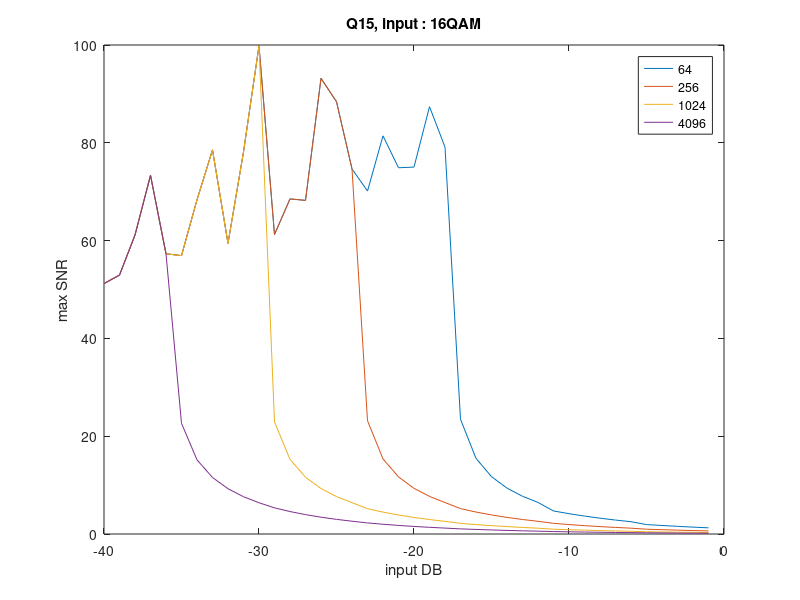

MATLAB code to generate this figure:
abs = [-40.000000, -39.000000, -38.000000, -37.000000, -36.000000, -35.000000, -34.000000, -33.000000, -32.000000, -31.000000, -30.000000, -29.000000, -28.000000, -27.000000, -26.000000, -25.000000, -24.000000, -23.000000, -22.000000, -21.000000, -20.000000, -19.000000, -18.000000, -17.000000, -16.000000, -15.000000, -14.000000, -13.000000, -12.000000, -11.000000, -10.000000, -9.000000, -8.000000, -7.000000, -6.000000, -5.000000, -4.000000, -3.000000, -2.000000, -1.000000];

ord64 = [51.211265, 52.952551, 61.136931, 73.348230, 57.302965, 56.930052, 68.342306, 78.552191, 59.442451, 78.135786, 99.851159, 61.247811, 68.525837, 68.226933, 93.185156, 88.402192, 74.657616, 70.133970, 81.428264, 74.896022, 75.035023, 87.393119, 79.115440, 23.452676, 15.460752, 11.732320, 9.379934, 7.713813, 6.457944, 4.708363, 4.160272, 3.668617, 3.233174, 2.849907, 2.513484, 1.930199, 1.742108, 1.567414, 1.406975, 1.260789];
ord256 = [51.211265, 52.952551, 61.136931, 73.348230, 57.302965, 56.930052, 68.342306, 78.552191, 59.442451, 78.135786, 99.851159, 61.247811, 68.525837, 68.226933, 93.185156, 88.402192, 74.657616, 23.171661, 15.359907, 11.673667, 9.340019, 7.684430, 6.435273, 5.193093, 4.491270, 3.898729, 3.395659, 2.966159, 2.597568, 2.182700, 1.932096, 1.711002, 1.515940, 1.343783, 1.191756, 0.983605, 0.881472, 0.789140, 0.705911, 0.631055];
ord1024 = [51.211265, 52.952551, 61.136931, 73.348230, 57.302965, 56.930052, 68.342306, 78.552191, 59.442451, 78.135786, 99.851159, 22.900089, 15.260455, 11.615545, 9.300381, 7.655215, 6.412715, 5.177381, 4.478037, 3.887524, 3.386117, 2.957990, 2.590540, 2.177216, 1.927257, 1.706733, 1.512173, 1.340457, 1.188818, 0.983374, 0.881007, 0.788529, 0.705217, 0.630322, 0.563105, 0.470123, 0.423211, 0.380447, 0.341602, 0.306418];
ord4096 = [51.211265, 52.952551, 61.136931, 73.348230, 57.302965, 22.637366, 15.162360, 11.557946, 9.261015, 7.626168, 6.390268, 5.350618, 4.591745, 3.963984, 3.438463, 2.994293, 2.615938, 2.266054, 1.992970, 1.755633, 1.548736, 1.367895, 1.209462, 1.051014, 0.933102, 0.828732, 0.736293, 0.654374, 0.581737, 0.501709, 0.447882, 0.399726, 0.356671, 0.318199, 0.283834, 0.245384, 0.219629, 0.196473, 0.175678, 0.157022];

figure
plot(abs,ord64);
xlabel('input DB')
ylabel('max SNR')
hold on
plot(abs,ord256);
hold on
plot(abs,ord1024);
hold on
plot(abs,ord4096);
title("Q15, input : 16QAM");
legend('64','256','1024', '4096');